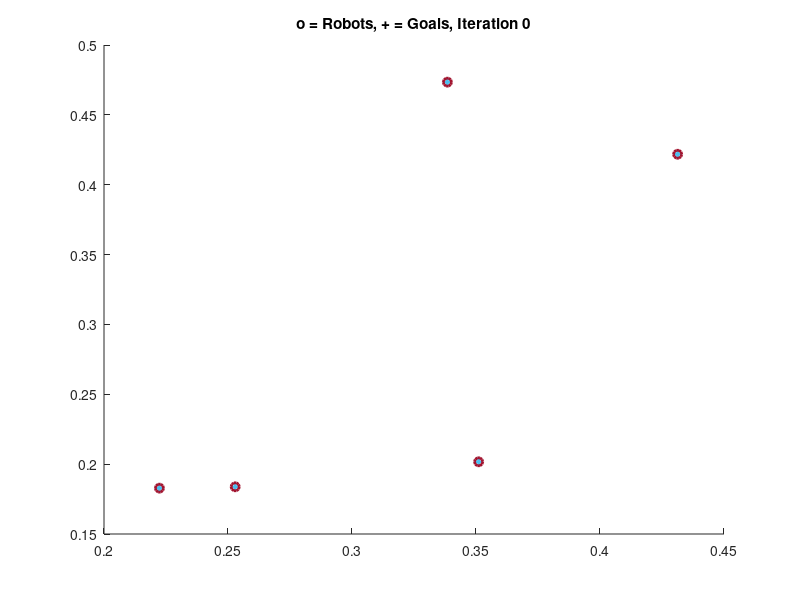

This chart was generated by the following MATLAB code: (Note: this script raises an error after producing the figure.)
n=5;
crs = [0,0;0,10;10,10;10,0];
numIterations = 100;
showPlot = true;
r_sen = 2;   %sensor range

Px = 0.5*rand([n,1]);
Py = 0.5*rand([n,1]);

xrange = max(crs(:,1));
yrange = max(crs(:,2));

%Dividing the area into discrete cells and expressing range in terms of the
%map
X1 = max(max(crs))/1000;
r_sen = r_sen/X1;
Z = ones(1000,1000);%Uncertainity Distribution
val2 = Z;
k=1;

%%%%%%%%%%%%%%%%%%%%%%%% VISUALIZATION %%%%%%%%%%%%%%%%%%%%%%%%%%%%%%%%%%%%
if showPlot
    verCellHandle = zeros(n,1);
    cellColors = ones(n,3);
    for i = 1:numel(Px) % color according to
        verCellHandle(i)  = patch(Px(i),Py(i),cellColors(i,:)); % use color i  -- no robot assigned yet
        hold on
    end
    pathHandle = zeros(n,1);
    %numHandle = zeros(n,1);
    for i = 1:numel(Px) % color according to
        pathHandle(i)  = plot(Px(i),Py(i),'-','color',cellColors(i,:)*.8);
        %    numHandle(i) = text(Px(i),Py(i),num2str(i));
    end
    goalHandle = plot(Px,Py,'+','linewidth',2);
    currHandle = plot(Px,Py,'o','linewidth',2);
    titleHandle = title(['o = Robots, + = Goals, Iteration ', num2str(0)]);
end
%%%%%%%%%%%%%%%%%%%%%%%% END VISUALIZATION %%%%%%%%%%%%%%%%%%%%%%%%%%%%%%%%

%Starting the loop for search
%while max(max(Z))>0.1

% Iteratively Apply LLYOD's Algorithm
for counter = 1:numIterations
    
    %[v,c]=VoronoiLimit(Px,Py, crs, false);
    [v,c]=VoronoiBounded(Px,Py, crs);
    
    if showPlot
        set(currHandle,'XData',Px,'YData',Py);%plot current position
        for i = 1:numel(Px) % color according to
            xD = [get(pathHandle(i),'XData'),Px(i)];
            yD = [get(pathHandle(i),'YData'),Py(i)];
            set(pathHandle(i),'XData',xD,'YData',yD);%plot path position
            %       set(numHandle(i),'Position',[ Px(i),Py(i)]);
        end
    end
    
    for i = 1:numel(c) %calculate the centroid of each cell
        [cx,cy] = PolyCentroid(v(c{i},1),v(c{i},2));
        cx = min(xrange,max(0, cx));
        cy = min(yrange,max(0, cy));
        if ~isnan(cx) && inpolygon(cx,cy,crs(:,1),crs(:,2))
            Px(i) = cx;  %don't update if goal is outside the polygon
            Py(i) = cy;
        end
    end
    
    if showPlot
        for i = 1:numel(c) % update Voronoi cells
            set(verCellHandle(i), 'XData',v(c{i},1),'YData',v(c{i},2));
        end
        
        set(titleHandle,'string',['o = Robots, + = Goals, Iteration ', num2str(counter,'%3d')]);
        set(goalHandle,'XData',Px,'YData',Py);%plot goal position
        
        axis equal
        axis([0,xrange,0,yrange]);
        drawnow
    end
end
val = Z;
for i = 1:n
    BW = roipoly(Z,100*v(c{i},1),100*v(c{i},2));
    GI = mat2gray(BW);
    s = regionprops(BW, GI, {'Centroid','WeightedCentroid'});
    for m=1:1000
        for j=1:1000
            vx = s.WeightedCentroid(1,1);
            vy = s.WeightedCentroid(1,2);
            dist = sqrt(((m+0.5)-vx)^2+((j+0.5)-vy)^2)/100;
            if dist < r_sen
                val(j,m) = min(val(j,m),(1-0.8708+0.074*dist^2));
            end
        end
    end
end
for m=1:1000
    for j=1:1000
        Z(j,m) = Z(j,m)*val(j,m);
        val2(j,m) = 2*Z(j,m)*0.074;
    end
end
max_d(k)= max(max(Z));
average(k) = mean2(Z); 
k=k+1;
